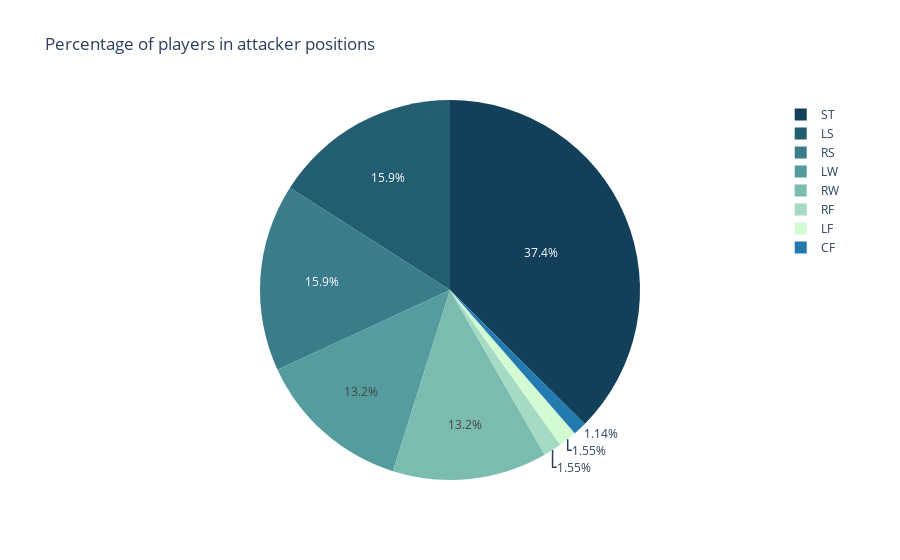

Notebook cell for this chart:
### Markdown cell above
## Task 5:
#### 6- Pie chart Describing the Percentage of Players in different Attacker positions

### Code cell
attack = ['RW', 'LW', 'ST', 'CF', 'LS', 'RS', 'RF', 'LF']

sample = df[df['team_position'].isin(attack)]
# sample.head()
px.pie(data_frame=sample, names='team_position',
       color_discrete_sequence=px.colors.sequential.Darkmint_r,
       title = 'Percentage of players in attacker positions')

### Figure 1 — Plotly figure (JSON) as saved in the notebook; plotly's stock layout.template omitted (floating-point values rounded to 4 significant figures; data arrays with more than 128 entries replaced by an {"elided": "..."} marker saying what was removed)
{"data": [{"domain": {"x": [0, 1], "y": [0, 1]}, "hovertemplate": "team_position=%{label}<extra></extra>", "labels": {"elided": "1223 str values"}, "legendgroup": "", "name": "", "showlegend": true, "type": "pie"}], "layout": {"legend": {"tracegroupgap": 0}, "piecolorway": ["rgb(18, 63, 90)", "rgb(35, 93, 114)", "rgb(58, 124, 137)", "rgb(85, 156, 158)", "rgb(123, 188, 176)", "rgb(165, 219, 194)", "rgb(210, 251, 212)"], "title": {"text": "Percentage of players in attacker positions"}}}
